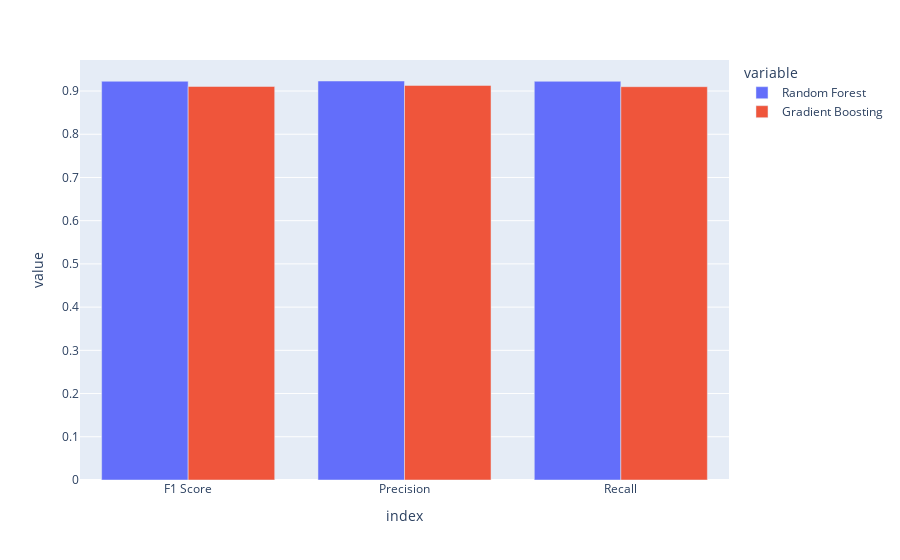

The code cell stored with this chart in its notebook:
### Code cell
results = pd.DataFrame(
    {
        "Random Forest": [f1_score(y_test, rf_y_pred, average="weighted"), precision_score(y_test, rf_y_pred, average="weighted"), recall_score(y_test, rf_y_pred, average="weighted")],
        "Gradient Boosting": [f1_score(y_test, gb_y_pred, average="weighted"), precision_score(y_test, gb_y_pred, average="weighted"), recall_score(y_test, gb_y_pred, average="weighted")]
    },
    index=["F1 Score", "Precision", "Recall"]
)

px.bar(results, barmode="group").show()

### Figure 1 — Plotly figure (JSON) as saved in the notebook; plotly's stock layout.template omitted (floating-point values rounded to 4 significant figures)
{"data": [{"alignmentgroup": "True", "hovertemplate": "variable=Random Forest<br>index=%{x}<br>value=%{y}<extra></extra>", "legendgroup": "Random Forest", "marker": {"color": "#636efa", "pattern": {"shape": ""}}, "name": "Random Forest", "offsetgroup": "Random Forest", "orientation": "v", "showlegend": true, "textposition": "auto", "type": "bar", "x": ["F1 Score", "Precision", "Recall"], "xaxis": "x", "y": [0.9226, 0.9232, 0.9225], "yaxis": "y"}, {"alignmentgroup": "True", "hovertemplate": "variable=Gradient Boosting<br>index=%{x}<br>value=%{y}<extra></extra>", "legendgroup": "Gradient Boosting", "marker": {"color": "#EF553B", "pattern": {"shape": ""}}, "name": "Gradient Boosting", "offsetgroup": "Gradient Boosting", "orientation": "v", "showlegend": true, "textposition": "auto", "type": "bar", "x": ["F1 Score", "Precision", "Recall"], "xaxis": "x", "y": [0.9106, 0.9129, 0.91], "yaxis": "y"}], "layout": {"barmode": "group", "legend": {"title": {"text": "variable"}, "tracegroupgap": 0}, "margin": {"t": 60}, "xaxis": {"anchor": "y", "domain": [0, 1], "title": {"text": "index"}}, "yaxis": {"anchor": "x", "domain": [0, 1], "title": {"text": "value"}}}}
